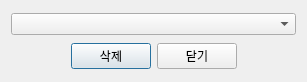
<?xml version="1.0" encoding="UTF-8"?>
<ui version="4.0">
 <class>Dialog</class>
 <widget class="QDialog" name="Dialog">
  <property name="geometry">
   <rect>
    <x>0</x>
    <y>0</y>
    <width>307</width>
    <height>82</height>
   </rect>
  </property>
  <property name="windowTitle">
   <string>Dialog</string>
  </property>
  <property name="styleSheet">
   <string notr="true"/>
  </property>
  <layout class="QVBoxLayout" name="verticalLayout">
   <item>
    <widget class="QComboBox" name="comboBox">
     <property name="styleSheet">
      <string notr="true"/>
     </property>
    </widget>
   </item>
   <item>
    <layout class="QHBoxLayout" name="horizontalLayout">
     <item>
      <spacer name="horizontalSpacer">
       <property name="orientation">
        <enum>Qt::Horizontal</enum>
       </property>
       <property name="sizeHint" stdset="0">
        <size>
         <width>40</width>
         <height>20</height>
        </size>
       </property>
      </spacer>
     </item>
     <item>
      <widget class="QPushButton" name="dltBtn">
       <property name="styleSheet">
        <string notr="true"/>
       </property>
       <property name="text">
        <string>삭제</string>
       </property>
      </widget>
     </item>
     <item>
      <widget class="QPushButton" name="clsBtn">
       <property name="styleSheet">
        <string notr="true"/>
       </property>
       <property name="text">
        <string>닫기</string>
       </property>
      </widget>
     </item>
     <item>
      <spacer name="horizontalSpacer_2">
       <property name="orientation">
        <enum>Qt::Horizontal</enum>
       </property>
       <property name="sizeHint" stdset="0">
        <size>
         <width>40</width>
         <height>20</height>
        </size>
       </property>
      </spacer>
     </item>
    </layout>
   </item>
  </layout>
 </widget>
 <resources/>
 <connections/>
</ui>
